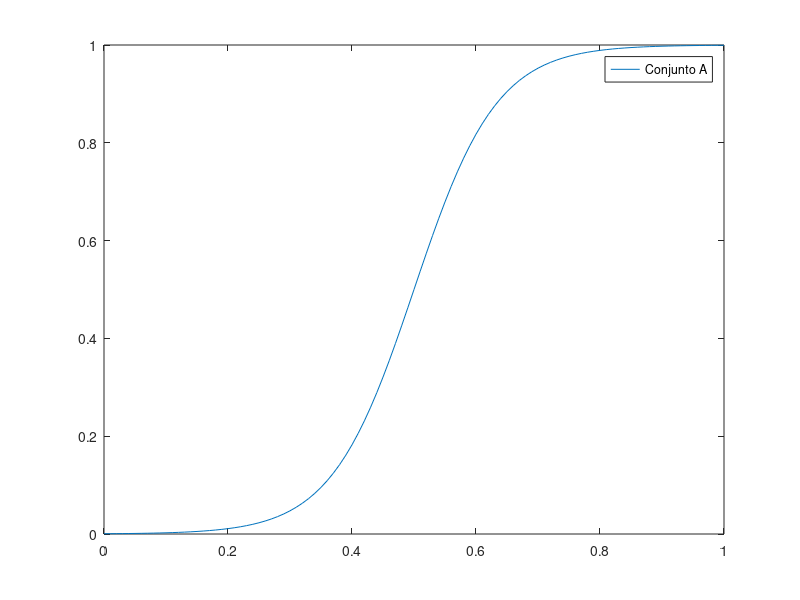
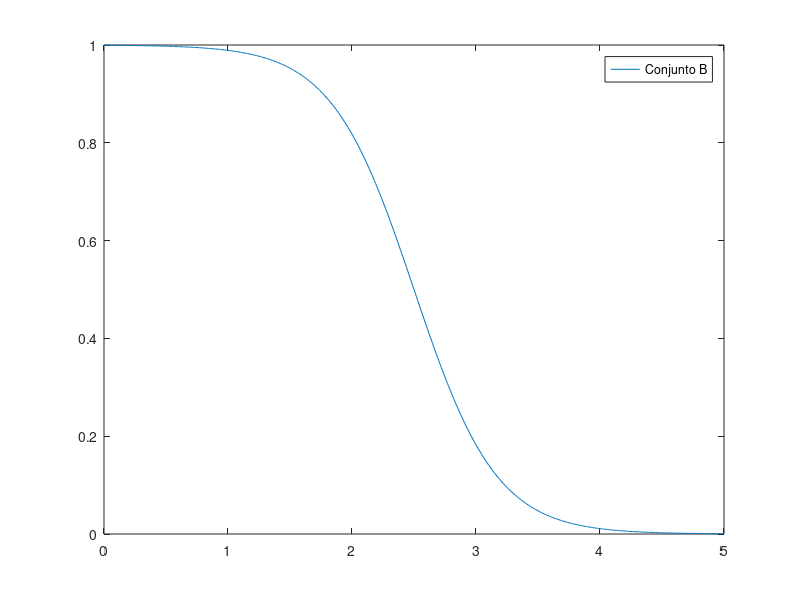
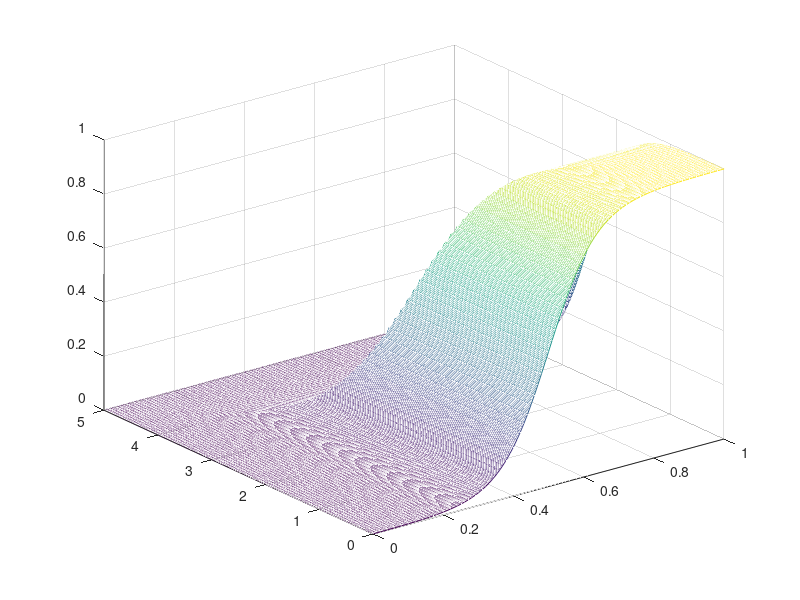
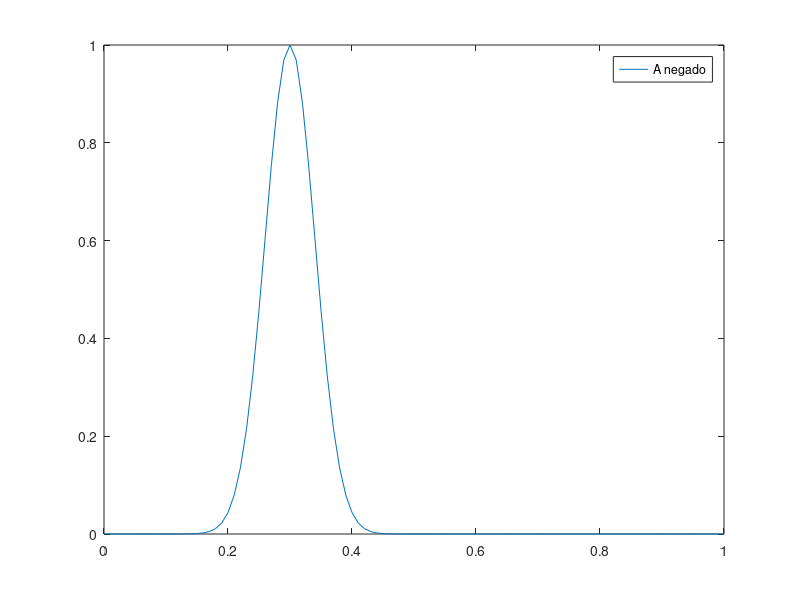

Source code (MATLAB) for these figures, in order:
clc,clear all, close all
%Defina el Universo
x=0:0.01:1;
y=0:0.01:5;
%Defina la salida 1
corte_inf=15;
corte_sup=0.5;
A=sigmf(x,[corte_inf, corte_sup]);
figure, plot(x,A), legend('Conjunto A')
%Defina la salida 2
corte_inf=-3;
corte_sup=2.5;
B=sigmf(y,[corte_inf, corte_sup]);
figure, plot(y,B), legend('Conjunto B')
%Realice en producto cartesiano
for i=1:length(A)
    for j=1:length(B)
        R(i,j)=min(A(i),B(j));
    end
end
%Definir malla con los intervalos
[X,Y]=meshgrid(x,y);
%Imprimir Malla
figure, mesh(X,Y,R')
%Para hallar la composicion se realiza
Ap=gaussmf(x,[0.04 0.3]);
for j=1:length(B)
    for i=1:length(A)
        Salida(i)=min(Ap(i),R(i,j));
    end
    Bp(j)=max(Salida);
end
figure, plot(x,Ap),legend('A negado');
figure, plot(y,Bp),legend('B negado');

